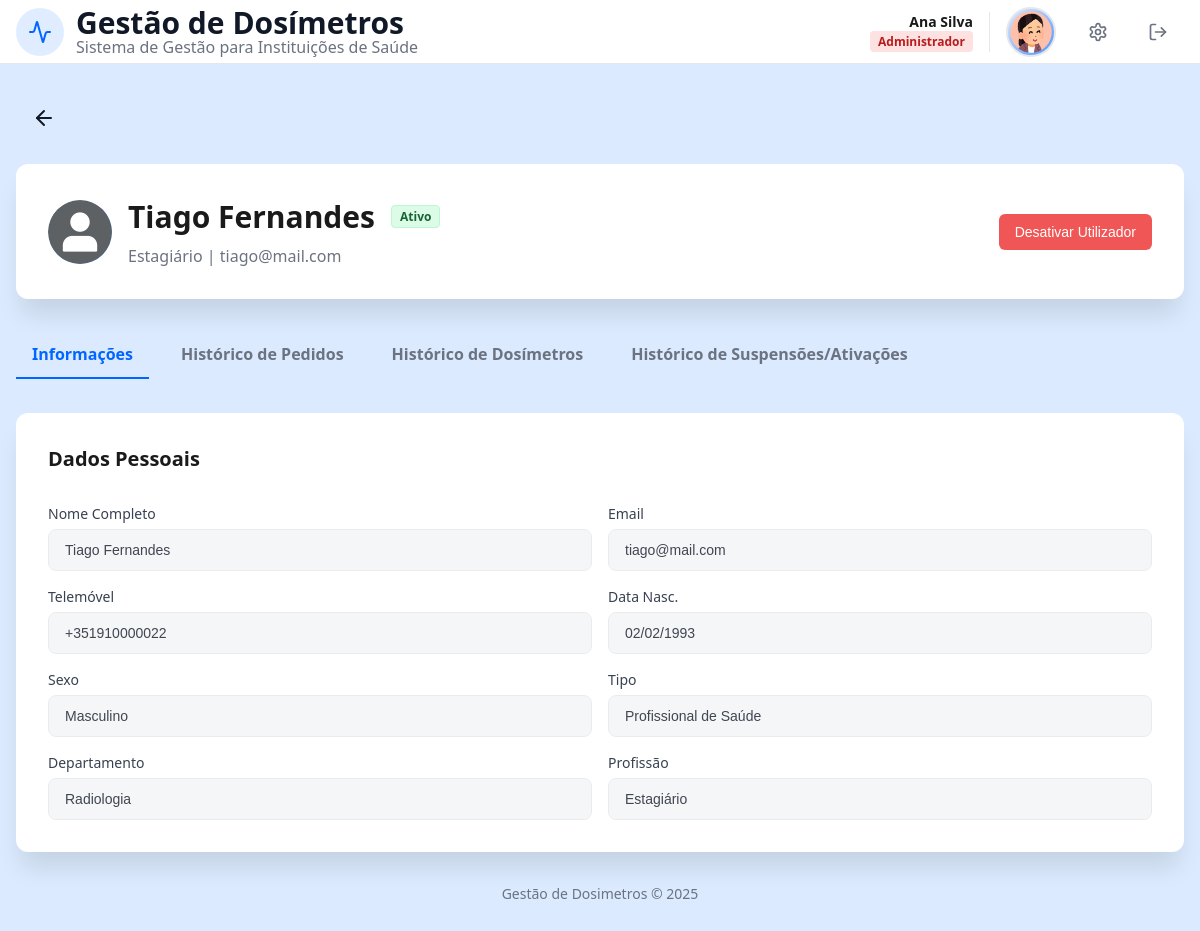
Page /user_details.php?idU=11 (signed in) on the committed database.
### tables this page shows
CREATE TABLE User (
    idU INTEGER PRIMARY KEY AUTOINCREMENT,
    name TEXT NOT NULL,
    surname TEXT NOT NULL, 
    birthDate DATE NOT NULL,
    sex TEXT CHECK(sex IN ('Female', 'Male', 'Other')) NOT NULL,
    email TEXT UNIQUE NOT NULL, 
    password TEXT NOT NULL,
    phoneN TEXT CHECK(phoneN GLOB '+[0-9][0-9][0-9]*'),
    userType TEXT CHECK(userType IN ('Administrador', 'Físico Médico', 'Profissional de Saúde')) NOT NULL,
    userStatus BOOLEAN DEFAULT 1,
    profilePic TEXT DEFAULT 'foto/12225881.png'
);

### database/user_details_db.php (called while the page is built, shortened)
<?php
function getUserFullDetails($db, $idU) {
    $stmt = $db->prepare("SELECT * FROM User WHERE idU = ?");
    $stmt->execute([$idU]);
    $user = $stmt->fetch();
    $extra = [];
    if ($user['userType'] === 'Profissional de Saúde') {
        $s = $db->prepare("SELECT profession, department FROM HealthProfessional WHERE idU = ?");
        $s->execute([$idU]);
        $extra = $s->fetch();
    } elseif ($user['userType'] === 'Físico Médico') {
        $extra = ['profession' => 'Físico Médico', 'department' => 'Física Médica'];
    }
    return array_merge($user, $extra ? $extra : []);
}
?>

### templates/user_details_view.php (the view, shortened to what this page needs)
<?php
function renderUserHeaderCard($user) {
    $isActive = $user['userStatus'] == 1;
    $prof = isset($user['profession']) ? $user['profession'] : $user['userType'];
    ?>
    <div class="card mb2">
        <div class="header-flex">
            <div class="foto-circle-large">
                <img src="<?php echo htmlspecialchars($user['profilePic']); ?>" alt="Foto">
            </div>
            <div class="user-details-info">
                <div class="user-title-row">
                    <h2 class="titulo"><?php echo htmlspecialchars($user['name'].' '.$user['surname']); ?></h2>
                    <span class="role-badge <?php echo $isActive?'alert-success':'alert-error'; ?>">
                        <?php echo $isActive?'Ativo':'Inativo'; ?>
                    </span>
                </div>
                <p class="subtitulo"><?php echo htmlspecialchars($prof); ?> | <?php echo htmlspecialchars($user['email']); ?></p>
            </div>
            <form action="processa_admin.php" method="POST">
                <?php if($isActive): ?>
                    <button type="submit" class="btn btn-no">Desativar Utilizador</button>
                <?php else: ?>
                    <button type="submit" class="btn btn-save-profile">Ativar Utilizador</button>
                <?php endif; ?>
            </form>
        </div>
    </div>
    <?php
}
function renderUserTabs($idU, $currentTab) {
    ?>
    <div class="admin-tabs mb2">
        <a href="user_details.php?idU=<?php echo $idU; ?>&subtab=info" class="tab-link <?php echo $currentTab == 'info' ? 'active' : ''; ?>">Informações</a>
        <a href="user_details.php?idU=<?php echo $idU; ?>&subtab=pedidos" class="tab-link <?php echo $currentTab == 'pedidos' ? 'active' : ''; ?>">Histórico de Pedidos</a>
        <a href="user_details.php?idU=<?php echo $idU; ?>&subtab=dosimetros" class="tab-link <?php echo $currentTab == 'dosimetros' ? 'active' : ''; ?>">Histórico de Dosímetros</a>
        <a href="user_details.php?idU=<?php echo $idU; ?>&subtab=suspensoes" class="tab-link <?php echo $currentTab == 'suspensoes' ? 'active' : ''; ?>">Histórico de Suspensões/Ativações</a>
    </div>
    <?php
}
function renderUserInfoTab($user) {
    $traducao = [
        'Female' => 'Feminino',
        'Male'   => 'Masculino',
        'Other'  => 'Outro'
    ];
    $sexoPT = isset($traducao[$user['sex']]) ? $traducao[$user['sex']] : $user['sex'];
    ?>
    <h3 class="titulo-separador mb1">Dados Pessoais</h3>
    <div class="profile-form-grid">
        <div><label class="profile-label">Nome Completo</label><input disabled value="<?php echo htmlspecialchars($user['name'].' '.$user['surname']); ?>" class="profile-input"></div>
        <div><label class="profile-label">Email</label><input disabled value="<?php echo htmlspecialchars($user['email']); ?>" class="profile-input"></div>
        <div><label class="profile-label">Telemóvel</label><input disabled value="<?php echo htmlspecialchars($user['phoneN']); ?>" class="profile-input"></div>
        <div><label class="profile-label">Data Nasc.</label><input disabled value="<?php echo date('d/m/Y', strtotime($user['birthDate'])); ?>" class="profile-input"></div>
        <div><label class="profile-label">Sexo</label><input disabled value="<?php echo htmlspecialchars($sexoPT); ?>" class="profile-input"></div>
        <div><label class="profile-label">Tipo</label><input disabled value="<?php echo htmlspecialchars($user['userType']); ?>" class="profile-input"></div>
        <?php if(isset($user['department'])): ?>
            <div><label class="profile-label">Departamento</label><input disabled value="<?php echo htmlspecialchars($user['department']); ?>" class="profile-input"></div>
        <?php endif; ?>
        <?php if(isset($user['profession'])): ?>
            <div><label class="profile-label">Profissão</label><input disabled value="<?php echo htmlspecialchars($user['profession']); ?>" class="profile-input"></div>
        <?php endif; ?>
    </div>
    <?php
}
    ?>

### css/style.css (style rules this page uses)
:root { font-size: 16px; --primary: #0066ff; --primary-light: #4d94ff; --primary-dark: #0052cc; --white: #ffffff; --foreground: #1a1a1a; --border: #e5e7eb; --input-bg: #f9fafb; --muted: #6b7280; --background: #dbeafe; --background2: #b2cdf0; --bg-body: #f3f4f6; --text-main: #111827; --green:#166534; --green2: #15803d; --green3:#16a34a; --green-light: #dcfce7; --green-light2:#bbf7d0; --red:#991b1b; --red2: #ef4444e6; --red-light: #fee2e2; --red-light2:#fecaca; --badge-blue:#1d4ed8; --badge-purple: #7e22ce; --badge-purple-background:#f3e8ff; --badge-red: #b91c1c; --dosimetro1: #fff7ed; --borda1:#d97706; --dosimetro2:#f0fdf4; --cinza: #374151; --badge-yellow:#854d0e; --badge-yellow-background:#fef9c3; }
* { margin: 0;padding: 0;box-sizing: border-box; }
html, body { height: 100%; font-family: "Segoe UI", "Helvetica Neue", Arial, sans-serif; background: var(--background);color: var(--foreground); }
:where(p, h1, h2, button) { overflow-wrap: anywhere; word-break: break-word; }
a { text-decoration: none; }
.header-container, .profile-header-flex, .header-flex { display: flex; align-items: center; justify-content: space-between; }
.header-flex { padding: 0; gap: 1rem; flex-wrap: wrap; }
.titulo, .card1-title { font-size: 1.875rem; font-weight: bold; }
.titulo { color: var(--foreground); }
.subtitulo { font-size: 1rem; color: var(--muted); }
.titulo-separador { font-size:1.25rem; font-weight:600; }
.user-details-info { flex: 1; }
.mb2 { margin-bottom: 2rem; }
.mb1 { margin-bottom: 1rem; }
input[type="text"], input[type="email"], input[type="password"], input[type="tel"], input[type="date"], input[type="file"], select, textarea, .profile-input { width: 100%; padding: 0.75rem 1rem; border: 1px solid var(--border); border-radius: 0.5rem; font-size: 14px; background: var(--input-bg); transition: all 0.2s; }
.profile-input:disabled { cursor: not-allowed; opacity: 0.8; background-color: var(--bg-body); color: var(--text-main); }
label, .profile-label { font-size: 14px; font-weight: 500; color: var(--foreground); }
.profile-label { display: block; margin-bottom: 0.375rem; color: var(--cinza); }
.profile-form-grid, .hp-fields-grid { display: grid; grid-template-columns: 1fr; gap: 1rem; }
.btn { display: inline-flex; align-items: center; justify-content: center; padding: 10px 16px; font-size: 14px; font-weight: 500; border: none; border-radius: 6px; cursor: pointer; transition: all 0.2s ease; text-decoration: none; gap: 6px; }
.btn-no { background-color: var(--red2); color: var(--white); }
.card, .card1, .modal-box { background-color: var(--white); border-radius: 0.75rem; display: flex; flex-direction: column; }
.card { box-shadow: 0 20px 25px -5px rgba(0, 0, 0, 0.1); padding: 2rem; gap: 1rem; }
.role-badge, .etiqueta { font-size: 0.75rem; padding: 2px 8px; border-radius: 4px; font-weight: 600; display: inline-block; }
.badge-green, .alert-success { background-color: var(--green-light); color: var(--green); }
.alert-success { border: 1px solid var(--green-light2); }
.profile-pic, .foto-circle-large { background: linear-gradient(135deg, var(--background), var(--primary-light)); object-fit: cover; border-radius: 50%; }
.foto-circle-large { width: 4rem; height: 4rem; display: flex; align-items: center; justify-content: center; color: var(--white); font-weight: 700; font-size: 1.25rem; overflow: hidden; flex-shrink: 0; }
.foto-circle-large img { width: 100%; height: 100%; object-fit: cover; }
.user-title-row { display: flex; align-items: center; gap: 1rem; margin-bottom: 0.5rem; }
.admin-tabs { display: flex; gap: 1rem; margin-bottom: 2rem; overflow-x: auto; padding-bottom: 2px; }
.tab-link { padding: 0.75rem 1rem; color: var(--muted); text-decoration: none; font-size: 1rem; font-weight: 600; border-bottom: 2px solid transparent; transition: all 0.2s; white-space: nowrap; }
.tab-link.active { color: var(--primary); border-bottom-color: var(--primary); }

### css/responsive.css (style rules this page uses)
@media (min-width: 769px) { .profile-form-grid { grid-template-columns: 1fr 1fr; } }

### rows in the picture
user: profilePic (picture), name+surname "Tiago Fernandes", email "tiago@mail.com", phoneN "+351910000022", birthDate "02/02/1993", sex "Masculino", userType "Profissional de Saúde"

### other values in the picture
$userName . ' ' . $userSurname "Ana Silva"
$roleLabel "Administrador"
$prof "Estagiário"
